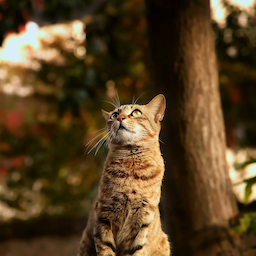
#> input picture cat.png, 256 x 256 px, given in place of sonoma.png, which was not available
$ python 03_downsampling.py
#> lines starting #> are read from the running program, lines starting #| are printed output that depends on the picture
#> in main, source is the input picture: shape (256, 256, 3); mean B, G, R 35, 65.4, 87.2
import numpy as np #추가
import argparse
import cv2

parser = argparse.ArgumentParser()
parser.add_argument('--image_name', type=str, default='sonoma') # 오타 수정
parser.add_argument("--target_size", type=int, nargs=2, default=(135, 240)) # 사이즈 수정
args = parser.parse_args()

def downsample(source, target_size):
    # -------------------------------------------------------------------------
    # Implement the downsampling algorithm
    #     If the spatial coordinates to be sampled are real numbers,
    #     perform sampling using nearest neighbor interpolation.
    # Args:
    #     source (numpy.ndarray): (old_h, old_w, 3)
    #     target_size (tuple): (2,)
    #     -- target_size[0]: new_h
    #     -- target_size[1]: new_w
    # Return:
    #     target (numpy.ndarray): (new_h, new_w, 3)
    # -------------------------------------------------------------------------

#> called with target_size = (135, 240)
    old_h, old_w, c = source.shape
#> old_h = 256; old_w = 256; c = 3
    new_h, new_w = target_size

    # 1. 작은 이미지의 각 픽셀에 대응하는 원본 이미지의 좌표를 계산합니다.
    #    (upsample_nearest_neighbor와 완전히 동일한 로직)
    y_coords, x_coords = np.mgrid[0:new_h, 0:new_w]

    # 2. 좌표 스케일링
    scale_h = old_h / new_h
#> scale_h = 1.9
    scale_w = old_w / new_w
#> scale_w = 1.07
    old_y_coords = y_coords * scale_h
    old_x_coords = x_coords * scale_w

    # 3. 가장 가까운 원본 픽셀을 찾기 위해 좌표를 반올림합니다.
    nearest_y = np.round(old_y_coords).astype(np.int32)
    nearest_x = np.round(old_x_coords).astype(np.int32)

    # 4. 좌표가 원본 이미지 크기를 벗어나지 않도록 조정합니다.
    nearest_y = np.clip(nearest_y, 0, old_h - 1)
    nearest_x = np.clip(nearest_x, 0, old_w - 1)

    # 5. 계산된 좌표 배열을 이용해 원본 이미지에서 픽셀 값을 가져와 작은 이미지를 생성합니다.
    target = source[nearest_y, nearest_x]
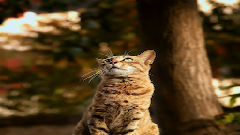
#> target: shape (135, 240, 3); mean B, G, R 35, 65.4, 87.2

    return target


def main(args):
    # Load image
    source_path = f'{args.image_name}.png'
    source = cv2.imread(source_path)

    # /8 downsampling
    target = downsample(source, args.target_size)
    target_path = f'{args.image_name}_downsample.png'
    cv2.imwrite(target_path, target)


if __name__ == "__main__":
    main(args)

$ run again, on sonoma.png
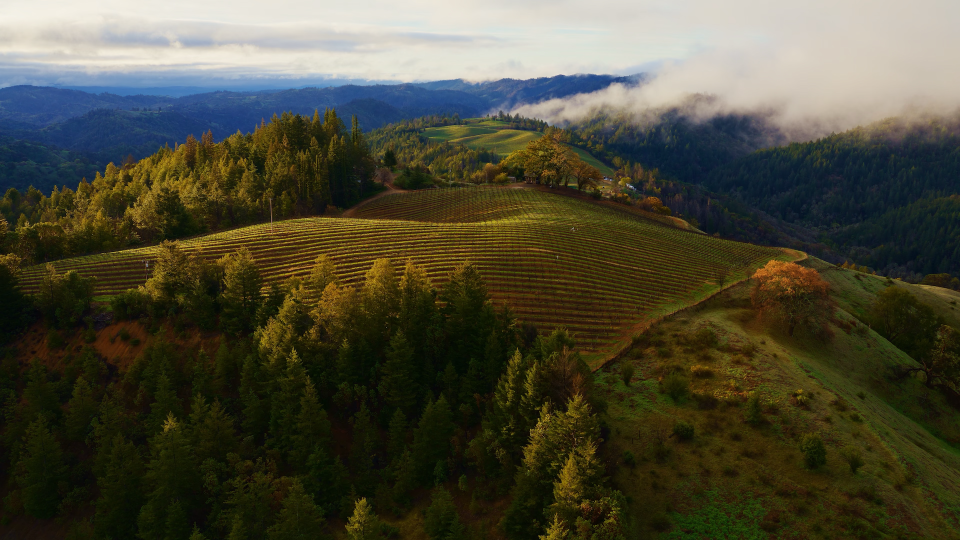
#> input picture sonoma.png, 1920 x 1080 px (shown at 1/2 size)
#> in main, source is the input picture: shape (1080, 1920, 3); mean B, G, R 55.4, 72.9, 74.9
#> in downsample, `target = source[nearest_y, nearest_x]`:
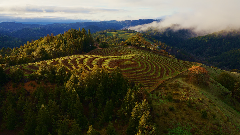
#> target: shape (135, 240, 3); mean B, G, R 56, 73.5, 75.3
